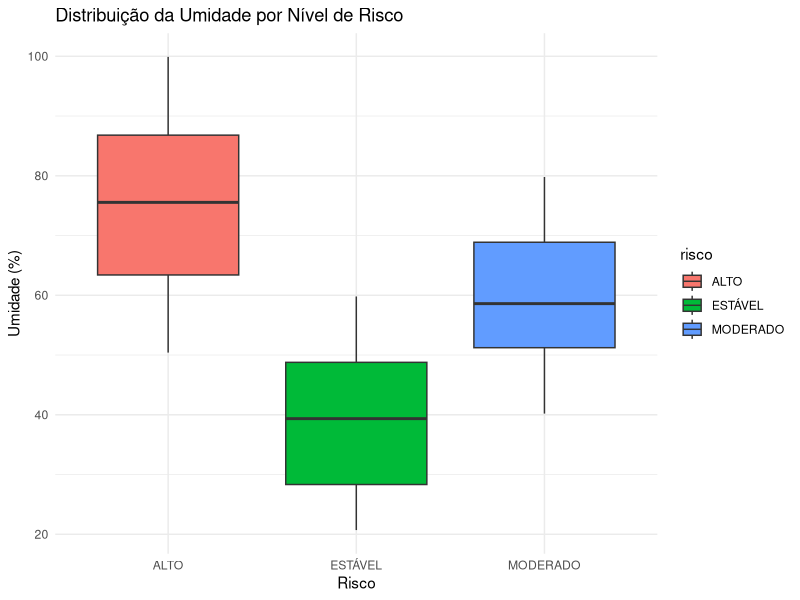
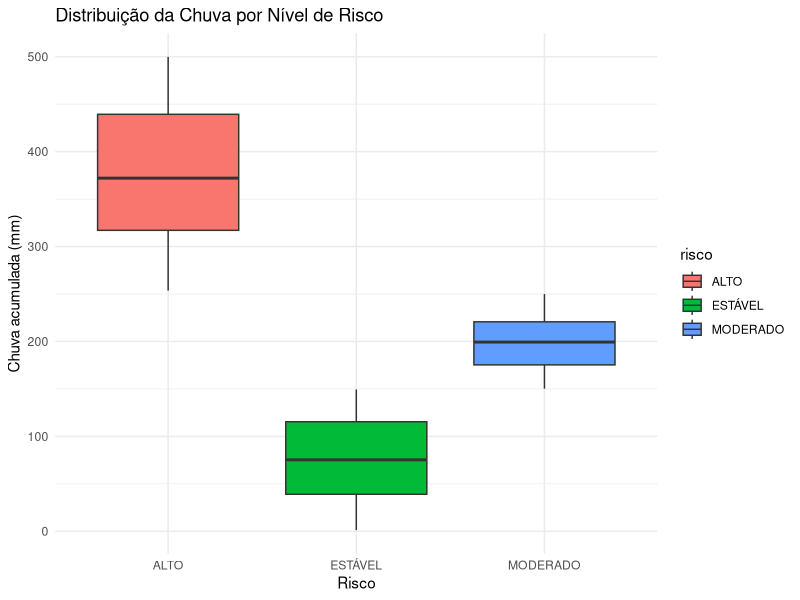
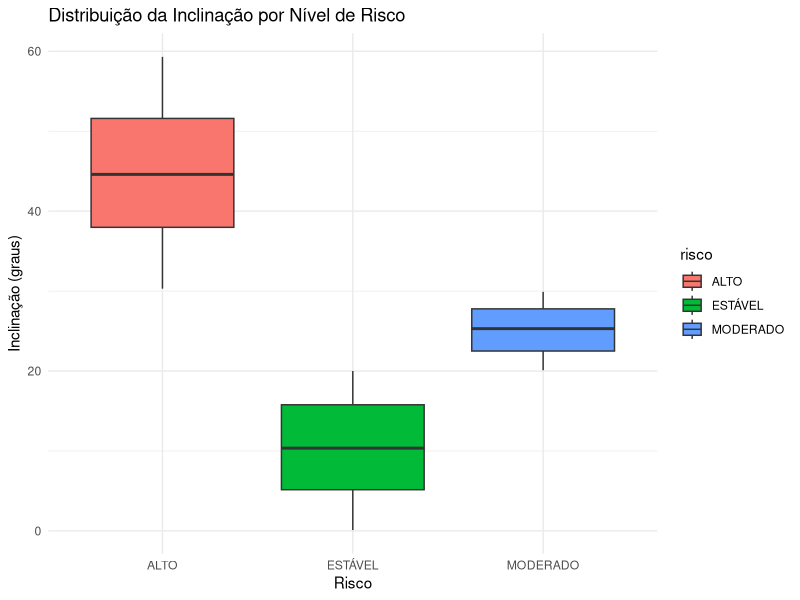
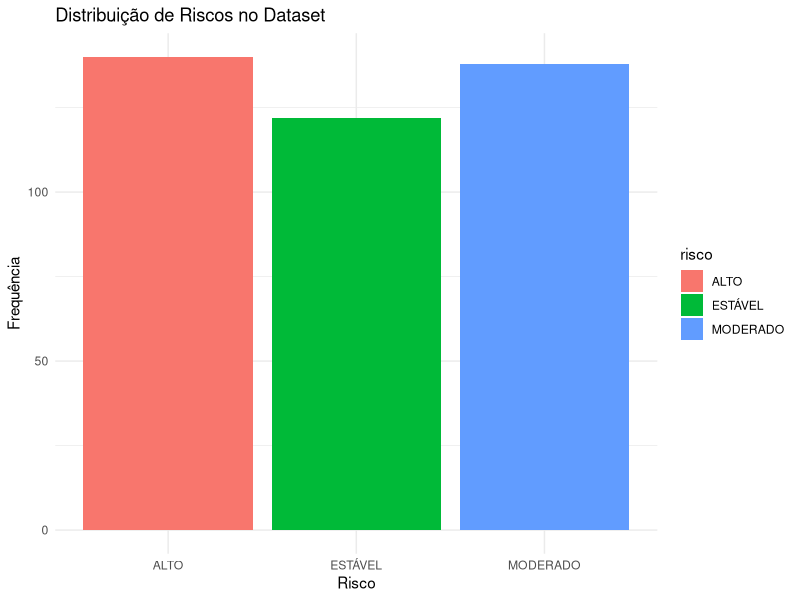
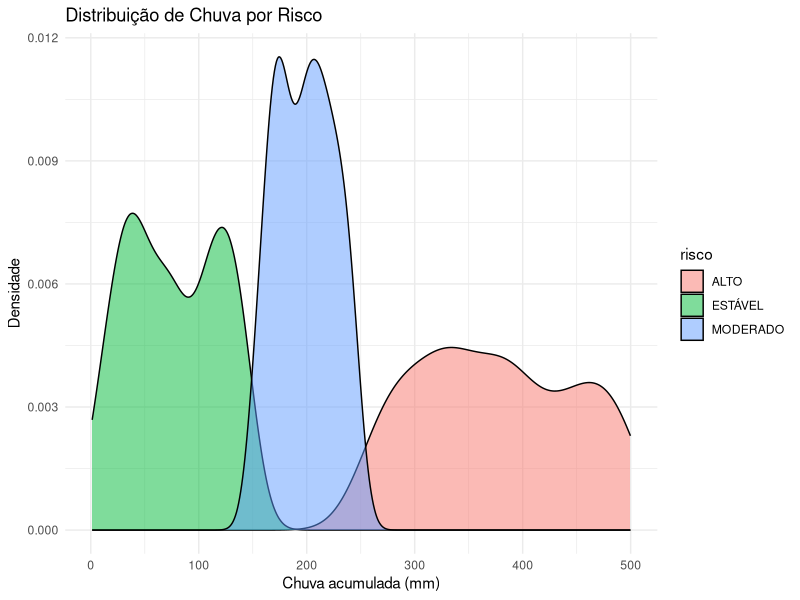
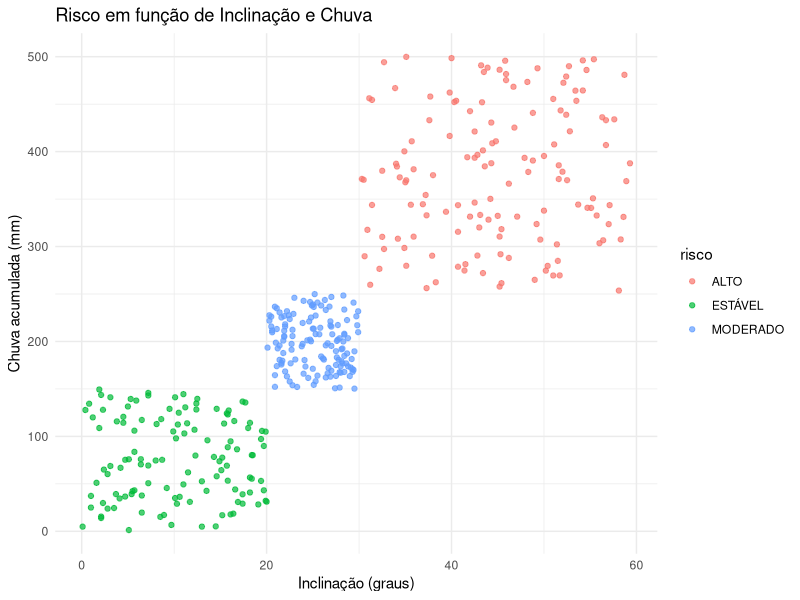

Write the R code that produced these figures, in order.
# Carrega bibliotecas
library(ggplot2)
library(dplyr)
library(readr)

# Lê o dataset
df <- read_csv("../dataset/Dataset_Modelo.csv")

# Boxplot: Umidade por risco
ggplot(df, aes(x = risco, y = umidade, fill = risco)) +
  geom_boxplot() +
  theme_minimal() +
  labs(title = "Distribuição da Umidade por Nível de Risco", y = "Umidade (%)", x = "Risco")

# Boxplot: Chuva por risco
ggplot(df, aes(x = risco, y = chuva_mm, fill = risco)) +
  geom_boxplot() +
  theme_minimal() +
  labs(title = "Distribuição da Chuva por Nível de Risco", y = "Chuva acumulada (mm)", x = "Risco")

# Boxplot: Inclinação por risco
ggplot(df, aes(x = risco, y = inclinacao, fill = risco)) +
  geom_boxplot() +
  theme_minimal() +
  labs(title = "Distribuição da Inclinação por Nível de Risco", y = "Inclinação (graus)", x = "Risco")

# Gráfico de barras: Frequência de risco
ggplot(df, aes(x = risco, fill = risco)) +
  geom_bar() +
  theme_minimal() +
  labs(title = "Distribuição de Riscos no Dataset", x = "Risco", y = "Frequência")

# Densidade de chuva por risco
ggplot(df, aes(x = chuva_mm, fill = risco)) +
  geom_density(alpha = 0.5) +
  theme_minimal() +
  labs(title = "Distribuição de Chuva por Risco", x = "Chuva acumulada (mm)", y = "Densidade")

# Dispersão: Inclinação vs Chuva por risco
ggplot(df, aes(x = inclinacao, y = chuva_mm, color = risco)) +
  geom_point(alpha = 0.7) +
  theme_minimal() +
  labs(title = "Risco em função de Inclinação e Chuva", x = "Inclinação (graus)", y = "Chuva acumulada (mm)")

